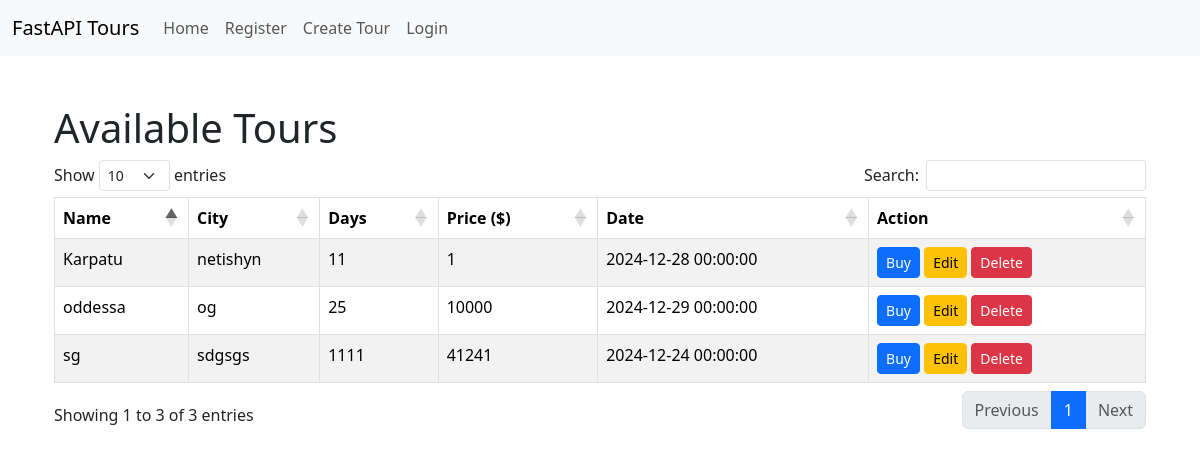
Before: / with the older database file.
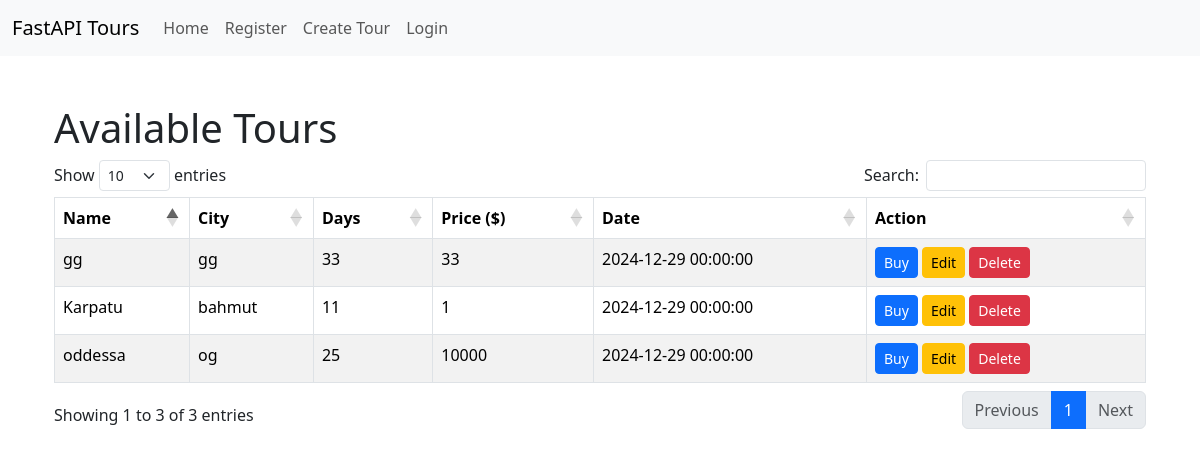
After: the same page with the newer database file.
### db.py (models this page shows)
class Tour(Base):
    __tablename__ = 'tour'          # як буде називатись табл в SQl
    id = Column(Integer, primary_key=True)
    name = Column(String(50), nullable=False)
    city = Column(String(50), nullable=False)
    days = db.Column(db.Integer, nullable=False)
    price = db.Column(db.Integer, nullable=False)
    date = Column(DateTime, nullable=False)

### views.py (the view)
@app.get('/', response_class=HTMLResponse)
def home(request: Request, db: Session = Depends(get_db)):  # параметр щоб дістати щось з бд
    tours = db.query(Tour).all()
    return templates.TemplateResponse('index.html', {'tours': tours, 'request': request})

### templates/index.html (shortened to what this page needs)
{% extends 'base.html' %}
{% block content %}
<div class="container mt-5">
    <h1>Available Tours</h1>
    <table id="toursTable" class="table table-striped table-bordered">
    <thead>
        <tr>
            <th>Name</th>
            <th>City</th>
            <th>Days</th>
            <th>Price ($)</th>
            <th>Date</th>
            <th>Action</th>
        </tr>
    </thead>
    <tbody>
        {% for t in tours %}
        <tr>
            <td>{{ t.name }}</td>
            <td>{{ t.city }}</td>
            <td>{{ t.days }}</td>
            <td>{{ t.price }}</td>
            <td>{{ t.date }}</td>
            <td>
                <form action="/buy-tour" method="get" style="display:inline;">
                    <button class="btn btn-primary btn-sm">Buy</button>
                </form>
                <button class="btn btn-warning btn-sm edit-tour-btn" data-id="{{ t.id }}" data-name="{{ t.name }}" data-city="{{ t.city }}" data-days="{{ t.days }}" data-price="{{ t.price }}" data-date="{{ t.date }}">Edit</button>
                <button class="btn btn-danger btn-sm delete-tour-btn" data-id="{{ t.id }}">Delete</button>
            </td>
        </tr>
        {% endfor %}
    </tbody>
</table>
</div>
{% endblock %}

### templates/base.html (shortened to what this page needs)
<!DOCTYPE html>
<html lang="en">
<head>
    <link href="https://cdn.datatables.net/1.13.6/css/dataTables.bootstrap5.min.css" rel="stylesheet">
    <link href="https://cdn.jsdelivr.net/npm/bootstrap@5.3.3/dist/css/bootstrap.min.css" rel="stylesheet">
</head>
<body>
    <nav class="navbar navbar-expand-lg navbar-light bg-light">
        <div class="container-fluid">
            <a class="navbar-brand" href="/">FastAPI Tours</a>
           <div class="collapse navbar-collapse" id="navbarNav">
                <ul class="navbar-nav">
                    <li class="nav-item">
                        <a class="nav-link" href="/">Home</a>
                    </li>
                    <li class="nav-item">
                        <a class="nav-link" href="/register">Register</a>
                    </li>
                    <li class="nav-item">
                        <a class="nav-link" href="/create-tour">Create Tour</a>
                    </li>
                    {% if request.cookies.get('user_id') %}
                    <li class="nav-item">
                        <a class="nav-link" href="/logout">Logout</a>
                    </li>
                    {% else %}
                    <li class="nav-item">
                        <a class="nav-link" href="/login">Login</a>
                    </li>
                    {% endif %}
                </ul>
            </div>
        </div>
    </nav>
    <div class="container mt-4">
        {% block content %}{% endblock %}
    </div>
</body>
</html>

Changed rows visible on the page:
removed Tour: name "sg", city "sdgsgs", days "1111", price "41241", date "2024-12-24 00:00:00"
changed Tour "Karpatu": city "netishyn" → "bahmut"; date "2024-12-28 00:00:00" → "2024-12-29 00:00:00"
added Tour: name "gg", city "gg", days "33", price "33", date "2024-12-29 00:00:00"
